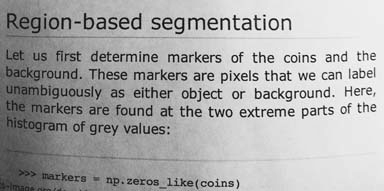
#> input picture Image/page.png, 384 x 191 px
$ jupyter execute 'Bai10 Adaptive Image.ipynb'
#> lines starting #> are read from the running program, lines starting #| are printed output that depends on the picture
#> further down, a is the input picture: shape (191, 384, 3); min 0, max 255, mean 171.5
[cell 1]
import numpy as np

def adaptive_thresh(input_img):

    h, w, k = input_img.shape
#> h = 191; w = 384; k = 3

    S = w/8
#> S = 48
    s2 = S/2
#> s2 = 24
    T = 15.0

    #integral img
    int_img = np.zeros_like(input_img, dtype=np.uint32)
    for l in range(k):
        for col in range(w):
            for row in range(h):
                int_img[row, col, l] = input_img[0:row,0:col,0:l].sum()
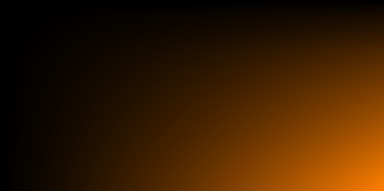
#> int_img: shape (191, 384, 3) uint32; mean B, G, R 0, 2769204.3, 5538408.5; drawn with min black and max white

    #output img
    out_img = np.zeros_like(input_img)

    for l in range(k):
        for col in range(w):
            for row in range(h):
                #SxS region
                y0 = int(max(row-s2, 0))
                y1 = int(min(row+s2, h-1))
                x0 = int(max(col-s2, 0))
                x1 = int(min(col+s2, w-1))

                count = (y1-y0)*(x1-x0)

                sum_ = int_img[y1, x1, l]-int_img[y0, x1, l]-int_img[y1, x0, l]+int_img[y0, x0, l]

                if input_img[row, col, l]*count < sum_*(100-T)/100:
                    out_img[row,col, l] = 0
                else:
                    out_img[row,col, l] = 255
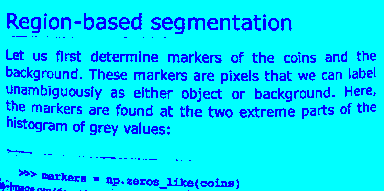
#> out_img: shape (191, 384, 3); mean B, G, R 255, 222.7, 0

    return out_img

[cell 2]
#reading the image
import cv2
import matplotlib.pyplot as plt
a = cv2.imread("Image/page.png")

#showing the original image
plt.title("Original Image")
plt.imshow(a)
plt.show()
